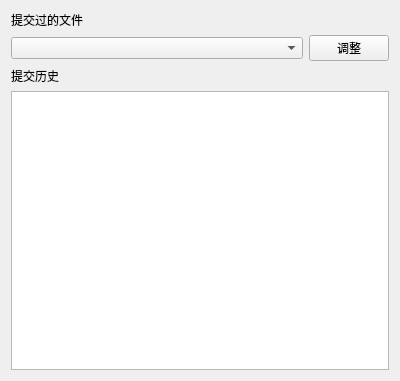
<?xml version="1.0" encoding="UTF-8"?>
<ui version="4.0">
 <class>FileBackupView</class>
 <widget class="QWidget" name="FileBackupView">
  <property name="geometry">
   <rect>
    <x>0</x>
    <y>0</y>
    <width>400</width>
    <height>381</height>
   </rect>
  </property>
  <property name="windowTitle">
   <string>Form</string>
  </property>
  <layout class="QGridLayout" name="gridLayout">
   <item row="0" column="0">
    <widget class="QLabel" name="label_2">
     <property name="text">
      <string>提交过的文件</string>
     </property>
    </widget>
   </item>
   <item row="3" column="0">
    <layout class="QHBoxLayout" name="horizontalLayout_3" stretch="7,0">
     <item>
      <widget class="QComboBox" name="fileListComboBox"/>
     </item>
     <item>
      <widget class="QPushButton" name="pushButton">
       <property name="enabled">
        <bool>true</bool>
       </property>
       <property name="sizePolicy">
        <sizepolicy hsizetype="Expanding" vsizetype="Fixed">
         <horstretch>0</horstretch>
         <verstretch>0</verstretch>
        </sizepolicy>
       </property>
       <property name="text">
        <string>调整</string>
       </property>
      </widget>
     </item>
    </layout>
   </item>
   <item row="5" column="0">
    <widget class="QLabel" name="label">
     <property name="text">
      <string>提交历史</string>
     </property>
    </widget>
   </item>
   <item row="6" column="0">
    <widget class="QListWidget" name="backupList">
     <property name="spacing">
      <number>8</number>
     </property>
    </widget>
   </item>
  </layout>
 </widget>
 <resources/>
 <connections/>
</ui>
